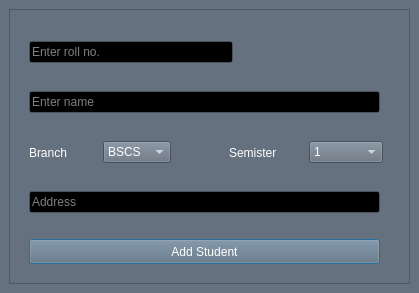
<?xml version="1.0" encoding="UTF-8"?>
<ui version="4.0">
 <class>Dialog</class>
 <widget class="QDialog" name="Dialog">
  <property name="geometry">
   <rect>
    <x>0</x>
    <y>0</y>
    <width>419</width>
    <height>293</height>
   </rect>
  </property>
  <property name="palette">
   <palette>
    <active>
     <colorrole role="WindowText">
      <brush brushstyle="SolidPattern">
       <color alpha="255">
        <red>255</red>
        <green>255</green>
        <blue>255</blue>
       </color>
      </brush>
     </colorrole>
     <colorrole role="Button">
      <brush brushstyle="SolidPattern">
       <color alpha="255">
        <red>101</red>
        <green>113</green>
        <blue>127</blue>
       </color>
      </brush>
     </colorrole>
     <colorrole role="Light">
      <brush brushstyle="SolidPattern">
       <color alpha="255">
        <red>152</red>
        <green>170</green>
        <blue>191</blue>
       </color>
      </brush>
     </colorrole>
     <colorrole role="Midlight">
      <brush brushstyle="SolidPattern">
       <color alpha="255">
        <red>126</red>
        <green>141</green>
        <blue>159</blue>
       </color>
      </brush>
     </colorrole>
     <colorrole role="Dark">
      <brush brushstyle="SolidPattern">
       <color alpha="255">
        <red>50</red>
        <green>56</green>
        <blue>63</blue>
       </color>
      </brush>
     </colorrole>
     <colorrole role="Mid">
      <brush brushstyle="SolidPattern">
       <color alpha="255">
        <red>67</red>
        <green>75</green>
        <blue>84</blue>
       </color>
      </brush>
     </colorrole>
     <colorrole role="Text">
      <brush brushstyle="SolidPattern">
       <color alpha="255">
        <red>255</red>
        <green>255</green>
        <blue>255</blue>
       </color>
      </brush>
     </colorrole>
     <colorrole role="BrightText">
      <brush brushstyle="SolidPattern">
       <color alpha="255">
        <red>255</red>
        <green>255</green>
        <blue>255</blue>
       </color>
      </brush>
     </colorrole>
     <colorrole role="ButtonText">
      <brush brushstyle="SolidPattern">
       <color alpha="255">
        <red>255</red>
        <green>255</green>
        <blue>255</blue>
       </color>
      </brush>
     </colorrole>
     <colorrole role="Base">
      <brush brushstyle="SolidPattern">
       <color alpha="255">
        <red>0</red>
        <green>0</green>
        <blue>0</blue>
       </color>
      </brush>
     </colorrole>
     <colorrole role="Window">
      <brush brushstyle="SolidPattern">
       <color alpha="255">
        <red>101</red>
        <green>113</green>
        <blue>127</blue>
       </color>
      </brush>
     </colorrole>
     <colorrole role="Shadow">
      <brush brushstyle="SolidPattern">
       <color alpha="255">
        <red>0</red>
        <green>0</green>
        <blue>0</blue>
       </color>
      </brush>
     </colorrole>
     <colorrole role="AlternateBase">
      <brush brushstyle="SolidPattern">
       <color alpha="255">
        <red>50</red>
        <green>56</green>
        <blue>63</blue>
       </color>
      </brush>
     </colorrole>
     <colorrole role="ToolTipBase">
      <brush brushstyle="SolidPattern">
       <color alpha="255">
        <red>255</red>
        <green>255</green>
        <blue>220</blue>
       </color>
      </brush>
     </colorrole>
     <colorrole role="ToolTipText">
      <brush brushstyle="SolidPattern">
       <color alpha="255">
        <red>0</red>
        <green>0</green>
        <blue>0</blue>
       </color>
      </brush>
     </colorrole>
     <colorrole role="PlaceholderText">
      <brush brushstyle="NoBrush">
       <color alpha="128">
        <red>255</red>
        <green>255</green>
        <blue>255</blue>
       </color>
      </brush>
     </colorrole>
    </active>
    <inactive>
     <colorrole role="WindowText">
      <brush brushstyle="SolidPattern">
       <color alpha="255">
        <red>255</red>
        <green>255</green>
        <blue>255</blue>
       </color>
      </brush>
     </colorrole>
     <colorrole role="Button">
      <brush brushstyle="SolidPattern">
       <color alpha="255">
        <red>101</red>
        <green>113</green>
        <blue>127</blue>
       </color>
      </brush>
     </colorrole>
     <colorrole role="Light">
      <brush brushstyle="SolidPattern">
       <color alpha="255">
        <red>152</red>
        <green>170</green>
        <blue>191</blue>
       </color>
      </brush>
     </colorrole>
     <colorrole role="Midlight">
      <brush brushstyle="SolidPattern">
       <color alpha="255">
        <red>126</red>
        <green>141</green>
        <blue>159</blue>
       </color>
      </brush>
     </colorrole>
     <colorrole role="Dark">
      <brush brushstyle="SolidPattern">
       <color alpha="255">
        <red>50</red>
        <green>56</green>
        <blue>63</blue>
       </color>
      </brush>
     </colorrole>
     <colorrole role="Mid">
      <brush brushstyle="SolidPattern">
       <color alpha="255">
        <red>67</red>
        <green>75</green>
        <blue>84</blue>
       </color>
      </brush>
     </colorrole>
     <colorrole role="Text">
      <brush brushstyle="SolidPattern">
       <color alpha="255">
        <red>255</red>
        <green>255</green>
        <blue>255</blue>
       </color>
      </brush>
     </colorrole>
     <colorrole role="BrightText">
      <brush brushstyle="SolidPattern">
       <color alpha="255">
        <red>255</red>
        <green>255</green>
        <blue>255</blue>
       </color>
      </brush>
     </colorrole>
     <colorrole role="ButtonText">
      <brush brushstyle="SolidPattern">
       <color alpha="255">
        <red>255</red>
        <green>255</green>
        <blue>255</blue>
       </color>
      </brush>
     </colorrole>
     <colorrole role="Base">
      <brush brushstyle="SolidPattern">
       <color alpha="255">
        <red>0</red>
        <green>0</green>
        <blue>0</blue>
       </color>
      </brush>
     </colorrole>
     <colorrole role="Window">
      <brush brushstyle="SolidPattern">
       <color alpha="255">
        <red>101</red>
        <green>113</green>
        <blue>127</blue>
       </color>
      </brush>
     </colorrole>
     <colorrole role="Shadow">
      <brush brushstyle="SolidPattern">
       <color alpha="255">
        <red>0</red>
        <green>0</green>
        <blue>0</blue>
       </color>
      </brush>
     </colorrole>
     <colorrole role="AlternateBase">
      <brush brushstyle="SolidPattern">
       <color alpha="255">
        <red>50</red>
        <green>56</green>
        <blue>63</blue>
       </color>
      </brush>
     </colorrole>
     <colorrole role="ToolTipBase">
      <brush brushstyle="SolidPattern">
       <color alpha="255">
        <red>255</red>
        <green>255</green>
        <blue>220</blue>
       </color>
      </brush>
     </colorrole>
     <colorrole role="ToolTipText">
      <brush brushstyle="SolidPattern">
       <color alpha="255">
        <red>0</red>
        <green>0</green>
        <blue>0</blue>
       </color>
      </brush>
     </colorrole>
     <colorrole role="PlaceholderText">
      <brush brushstyle="NoBrush">
       <color alpha="128">
        <red>255</red>
        <green>255</green>
        <blue>255</blue>
       </color>
      </brush>
     </colorrole>
    </inactive>
    <disabled>
     <colorrole role="WindowText">
      <brush brushstyle="SolidPattern">
       <color alpha="255">
        <red>50</red>
        <green>56</green>
        <blue>63</blue>
       </color>
      </brush>
     </colorrole>
     <colorrole role="Button">
      <brush brushstyle="SolidPattern">
       <color alpha="255">
        <red>101</red>
        <green>113</green>
        <blue>127</blue>
       </color>
      </brush>
     </colorrole>
     <colorrole role="Light">
      <brush brushstyle="SolidPattern">
       <color alpha="255">
        <red>152</red>
        <green>170</green>
        <blue>191</blue>
       </color>
      </brush>
     </colorrole>
     <colorrole role="Midlight">
      <brush brushstyle="SolidPattern">
       <color alpha="255">
        <red>126</red>
        <green>141</green>
        <blue>159</blue>
       </color>
      </brush>
     </colorrole>
     <colorrole role="Dark">
      <brush brushstyle="SolidPattern">
       <color alpha="255">
        <red>50</red>
        <green>56</green>
        <blue>63</blue>
       </color>
      </brush>
     </colorrole>
     <colorrole role="Mid">
      <brush brushstyle="SolidPattern">
       <color alpha="255">
        <red>67</red>
        <green>75</green>
        <blue>84</blue>
       </color>
      </brush>
     </colorrole>
     <colorrole role="Text">
      <brush brushstyle="SolidPattern">
       <color alpha="255">
        <red>50</red>
        <green>56</green>
        <blue>63</blue>
       </color>
      </brush>
     </colorrole>
     <colorrole role="BrightText">
      <brush brushstyle="SolidPattern">
       <color alpha="255">
        <red>255</red>
        <green>255</green>
        <blue>255</blue>
       </color>
      </brush>
     </colorrole>
     <colorrole role="ButtonText">
      <brush brushstyle="SolidPattern">
       <color alpha="255">
        <red>50</red>
        <green>56</green>
        <blue>63</blue>
       </color>
      </brush>
     </colorrole>
     <colorrole role="Base">
      <brush brushstyle="SolidPattern">
       <color alpha="255">
        <red>101</red>
        <green>113</green>
        <blue>127</blue>
       </color>
      </brush>
     </colorrole>
     <colorrole role="Window">
      <brush brushstyle="SolidPattern">
       <color alpha="255">
        <red>101</red>
        <green>113</green>
        <blue>127</blue>
       </color>
      </brush>
     </colorrole>
     <colorrole role="Shadow">
      <brush brushstyle="SolidPattern">
       <color alpha="255">
        <red>0</red>
        <green>0</green>
        <blue>0</blue>
       </color>
      </brush>
     </colorrole>
     <colorrole role="AlternateBase">
      <brush brushstyle="SolidPattern">
       <color alpha="255">
        <red>101</red>
        <green>113</green>
        <blue>127</blue>
       </color>
      </brush>
     </colorrole>
     <colorrole role="ToolTipBase">
      <brush brushstyle="SolidPattern">
       <color alpha="255">
        <red>255</red>
        <green>255</green>
        <blue>220</blue>
       </color>
      </brush>
     </colorrole>
     <colorrole role="ToolTipText">
      <brush brushstyle="SolidPattern">
       <color alpha="255">
        <red>0</red>
        <green>0</green>
        <blue>0</blue>
       </color>
      </brush>
     </colorrole>
     <colorrole role="PlaceholderText">
      <brush brushstyle="NoBrush">
       <color alpha="128">
        <red>255</red>
        <green>255</green>
        <blue>255</blue>
       </color>
      </brush>
     </colorrole>
    </disabled>
   </palette>
  </property>
  <property name="windowTitle">
   <string>Add Student</string>
  </property>
  <widget class="QFrame" name="frame">
   <property name="geometry">
    <rect>
     <x>9</x>
     <y>9</y>
     <width>401</width>
     <height>275</height>
    </rect>
   </property>
   <property name="contextMenuPolicy">
    <enum>Qt::NoContextMenu</enum>
   </property>
   <property name="acceptDrops">
    <bool>false</bool>
   </property>
   <property name="frameShape">
    <enum>QFrame::StyledPanel</enum>
   </property>
   <property name="frameShadow">
    <enum>QFrame::Raised</enum>
   </property>
   <widget class="QPushButton" name="pushButton_addStudent">
    <property name="geometry">
     <rect>
      <x>20</x>
      <y>230</y>
      <width>351</width>
      <height>25</height>
     </rect>
    </property>
    <property name="toolTip">
     <string>&lt;html&gt;&lt;head/&gt;&lt;body&gt;&lt;p&gt;Submit to add student&lt;/p&gt;&lt;/body&gt;&lt;/html&gt;</string>
    </property>
    <property name="text">
     <string>Add Student</string>
    </property>
   </widget>
   <widget class="QWidget" name="layoutWidget">
    <property name="geometry">
     <rect>
      <x>20</x>
      <y>30</y>
      <width>204</width>
      <height>27</height>
     </rect>
    </property>
    <layout class="QHBoxLayout" name="horizontalLayout">
     <item>
      <widget class="QLineEdit" name="lineEdit_roll_no">
       <property name="placeholderText">
        <string>Enter roll no.</string>
       </property>
      </widget>
     </item>
    </layout>
   </widget>
   <widget class="QWidget" name="layoutWidget">
    <property name="geometry">
     <rect>
      <x>20</x>
      <y>80</y>
      <width>351</width>
      <height>27</height>
     </rect>
    </property>
    <layout class="QHBoxLayout" name="horizontalLayout_2">
     <item>
      <widget class="QLineEdit" name="lineEdit_name">
       <property name="placeholderText">
        <string>Enter name</string>
       </property>
      </widget>
     </item>
    </layout>
   </widget>
   <widget class="QWidget" name="layoutWidget">
    <property name="geometry">
     <rect>
      <x>220</x>
      <y>130</y>
      <width>154</width>
      <height>27</height>
     </rect>
    </property>
    <layout class="QHBoxLayout" name="horizontalLayout_3">
     <item>
      <widget class="QLabel" name="label_3">
       <property name="text">
        <string>Semister</string>
       </property>
      </widget>
     </item>
     <item>
      <widget class="QComboBox" name="comboBox_semister">
       <item>
        <property name="text">
         <string>1</string>
        </property>
       </item>
       <item>
        <property name="text">
         <string>2</string>
        </property>
       </item>
       <item>
        <property name="text">
         <string>3</string>
        </property>
       </item>
       <item>
        <property name="text">
         <string>4</string>
        </property>
       </item>
       <item>
        <property name="text">
         <string>5</string>
        </property>
       </item>
       <item>
        <property name="text">
         <string>6</string>
        </property>
       </item>
       <item>
        <property name="text">
         <string>7</string>
        </property>
       </item>
       <item>
        <property name="text">
         <string>8</string>
        </property>
       </item>
      </widget>
     </item>
    </layout>
   </widget>
   <widget class="QWidget" name="layoutWidget">
    <property name="geometry">
     <rect>
      <x>20</x>
      <y>180</y>
      <width>351</width>
      <height>27</height>
     </rect>
    </property>
    <layout class="QHBoxLayout" name="horizontalLayout_4">
     <item>
      <widget class="QLineEdit" name="lineEdit_address">
       <property name="placeholderText">
        <string>Address</string>
       </property>
      </widget>
     </item>
    </layout>
   </widget>
   <widget class="QWidget" name="layoutWidget">
    <property name="geometry">
     <rect>
      <x>20</x>
      <y>130</y>
      <width>142</width>
      <height>27</height>
     </rect>
    </property>
    <layout class="QHBoxLayout" name="horizontalLayout_5">
     <item>
      <widget class="QLabel" name="label">
       <property name="text">
        <string>Branch</string>
       </property>
      </widget>
     </item>
     <item>
      <widget class="QComboBox" name="comboBox_branch">
       <item>
        <property name="text">
         <string>BSCS</string>
        </property>
       </item>
       <item>
        <property name="text">
         <string>SE</string>
        </property>
       </item>
      </widget>
     </item>
    </layout>
   </widget>
  </widget>
 </widget>
 <resources/>
 <connections/>
</ui>
